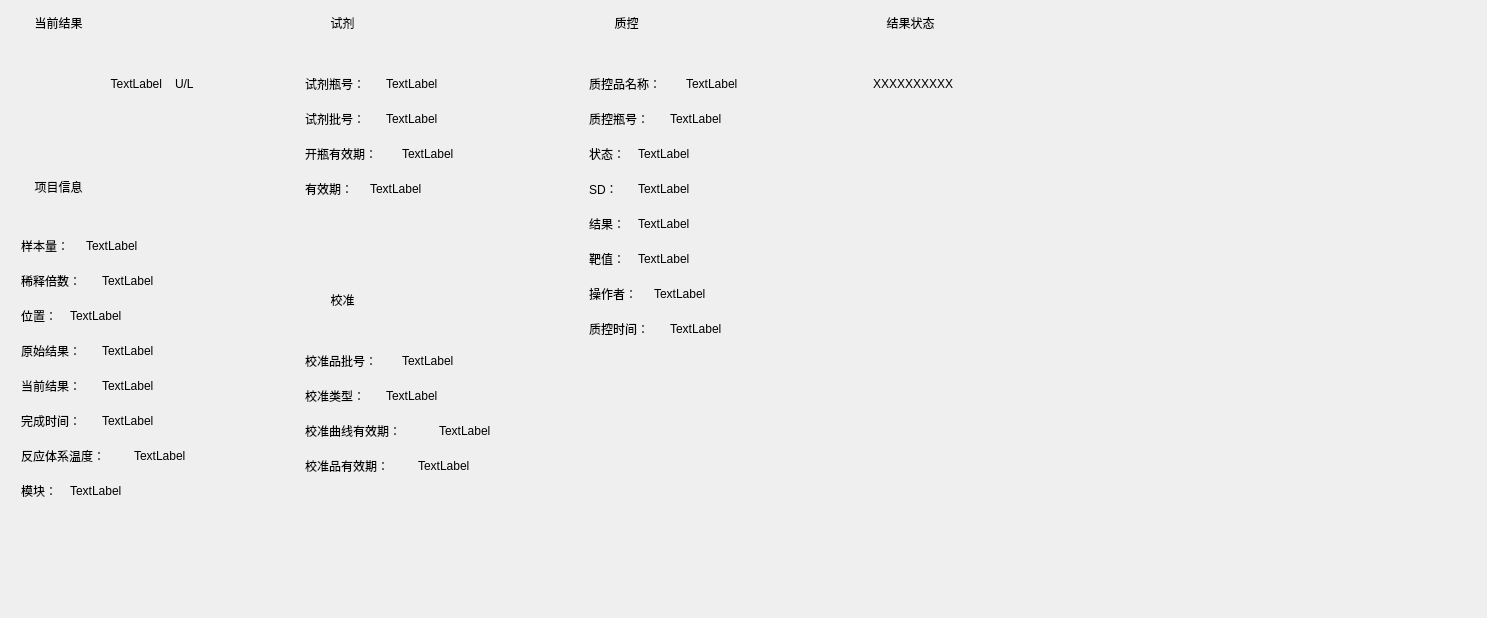
<?xml version="1.0" encoding="UTF-8"?>
<ui version="4.0">
 <class>QResultDataShowWidget</class>
 <widget class="QWidget" name="QResultDataShowWidget">
  <property name="geometry">
   <rect>
    <x>0</x>
    <y>0</y>
    <width>1487</width>
    <height>618</height>
   </rect>
  </property>
  <property name="windowTitle">
   <string>QResultDataShowWidget</string>
  </property>
  <widget class="QWidget" name="result_widget_0" native="true">
   <property name="geometry">
    <rect>
     <x>5</x>
     <y>4</y>
     <width>280</width>
     <height>160</height>
    </rect>
   </property>
   <property name="styleSheet">
    <string notr="true"/>
   </property>
   <property name="borders" stdset="0">
    <string notr="true">all</string>
   </property>
   <widget class="QLabel" name="result_label_0">
    <property name="geometry">
     <rect>
      <x>37</x>
      <y>54</y>
      <width>120</width>
      <height>51</height>
     </rect>
    </property>
    <property name="styleSheet">
     <string notr="true"/>
    </property>
    <property name="text">
     <string>TextLabel</string>
    </property>
    <property name="alignment">
     <set>Qt::AlignRight|Qt::AlignTrailing|Qt::AlignVCenter</set>
    </property>
    <property name="fonts" stdset="0">
     <string notr="true">36</string>
    </property>
    <property name="colors" stdset="0">
     <string notr="true">red</string>
    </property>
   </widget>
   <widget class="QLabel" name="result">
    <property name="geometry">
     <rect>
      <x>1</x>
      <y>1</y>
      <width>105</width>
      <height>35</height>
     </rect>
    </property>
    <property name="text">
     <string>当前结果</string>
    </property>
    <property name="alignment">
     <set>Qt::AlignCenter</set>
    </property>
    <property name="titles" stdset="0">
     <string notr="true">sub_tit_right_angle</string>
    </property>
   </widget>
  </widget>
  <widget class="QWidget" name="item_widget_1" native="true">
   <property name="geometry">
    <rect>
     <x>5</x>
     <y>168</y>
     <width>280</width>
     <height>363</height>
    </rect>
   </property>
   <property name="borders" stdset="0">
    <string notr="true">all</string>
   </property>
   <widget class="QLabel" name="suckvol_type_0">
    <property name="geometry">
     <rect>
      <x>81</x>
      <y>68</y>
      <width>150</width>
      <height>20</height>
     </rect>
    </property>
    <property name="text">
     <string>TextLabel</string>
    </property>
    <property name="fonts" stdset="0">
     <string notr="true">16</string>
    </property>
   </widget>
   <widget class="QLabel" name="dilutionFactor_1">
    <property name="geometry">
     <rect>
      <x>97</x>
      <y>103</y>
      <width>150</width>
      <height>20</height>
     </rect>
    </property>
    <property name="text">
     <string>TextLabel</string>
    </property>
    <property name="fonts" stdset="0">
     <string notr="true">16</string>
    </property>
   </widget>
   <widget class="QLabel" name="sample_postion_2">
    <property name="geometry">
     <rect>
      <x>65</x>
      <y>138</y>
      <width>150</width>
      <height>20</height>
     </rect>
    </property>
    <property name="text">
     <string>TextLabel</string>
    </property>
    <property name="fonts" stdset="0">
     <string notr="true">16</string>
    </property>
   </widget>
   <widget class="QLabel" name="current_result_4">
    <property name="geometry">
     <rect>
      <x>97</x>
      <y>208</y>
      <width>150</width>
      <height>20</height>
     </rect>
    </property>
    <property name="text">
     <string>TextLabel</string>
    </property>
    <property name="fonts" stdset="0">
     <string notr="true">16</string>
    </property>
   </widget>
   <widget class="QLabel" name="origin_result_3">
    <property name="geometry">
     <rect>
      <x>97</x>
      <y>173</y>
      <width>150</width>
      <height>20</height>
     </rect>
    </property>
    <property name="text">
     <string>TextLabel</string>
    </property>
    <property name="fonts" stdset="0">
     <string notr="true">16</string>
    </property>
   </widget>
   <widget class="QLabel" name="finished_time_5">
    <property name="geometry">
     <rect>
      <x>97</x>
      <y>243</y>
      <width>170</width>
      <height>20</height>
     </rect>
    </property>
    <property name="text">
     <string>TextLabel</string>
    </property>
    <property name="fonts" stdset="0">
     <string notr="true">16</string>
    </property>
   </widget>
   <widget class="QLabel" name="device_module_7">
    <property name="geometry">
     <rect>
      <x>65</x>
      <y>313</y>
      <width>150</width>
      <height>20</height>
     </rect>
    </property>
    <property name="text">
     <string>TextLabel</string>
    </property>
    <property name="fonts" stdset="0">
     <string notr="true">16</string>
    </property>
   </widget>
   <widget class="QLabel" name="temperature_6">
    <property name="geometry">
     <rect>
      <x>129</x>
      <y>278</y>
      <width>150</width>
      <height>20</height>
     </rect>
    </property>
    <property name="text">
     <string>TextLabel</string>
    </property>
    <property name="fonts" stdset="0">
     <string notr="true">16</string>
    </property>
   </widget>
   <widget class="QLabel" name="suckvol">
    <property name="geometry">
     <rect>
      <x>16</x>
      <y>68</y>
      <width>60</width>
      <height>20</height>
     </rect>
    </property>
    <property name="text">
     <string>样本量： </string>
    </property>
    <property name="fonts" stdset="0">
     <string notr="true">16</string>
    </property>
   </widget>
   <widget class="QLabel" name="dilutionFactor">
    <property name="geometry">
     <rect>
      <x>16</x>
      <y>103</y>
      <width>80</width>
      <height>20</height>
     </rect>
    </property>
    <property name="text">
     <string>稀释倍数：</string>
    </property>
    <property name="fonts" stdset="0">
     <string notr="true">16</string>
    </property>
   </widget>
   <widget class="QLabel" name="sample">
    <property name="geometry">
     <rect>
      <x>16</x>
      <y>138</y>
      <width>45</width>
      <height>20</height>
     </rect>
    </property>
    <property name="text">
     <string>位置：</string>
    </property>
    <property name="fonts" stdset="0">
     <string notr="true">16</string>
    </property>
   </widget>
   <widget class="QLabel" name="origin">
    <property name="geometry">
     <rect>
      <x>16</x>
      <y>173</y>
      <width>80</width>
      <height>20</height>
     </rect>
    </property>
    <property name="text">
     <string>原始结果：</string>
    </property>
    <property name="fonts" stdset="0">
     <string notr="true">16</string>
    </property>
   </widget>
   <widget class="QLabel" name="current">
    <property name="geometry">
     <rect>
      <x>16</x>
      <y>208</y>
      <width>80</width>
      <height>20</height>
     </rect>
    </property>
    <property name="text">
     <string>当前结果：</string>
    </property>
    <property name="fonts" stdset="0">
     <string notr="true">16</string>
    </property>
   </widget>
   <widget class="QLabel" name="finished">
    <property name="geometry">
     <rect>
      <x>16</x>
      <y>243</y>
      <width>80</width>
      <height>20</height>
     </rect>
    </property>
    <property name="text">
     <string>完成时间：</string>
    </property>
    <property name="fonts" stdset="0">
     <string notr="true">16</string>
    </property>
   </widget>
   <widget class="QLabel" name="temperature">
    <property name="geometry">
     <rect>
      <x>16</x>
      <y>278</y>
      <width>110</width>
      <height>20</height>
     </rect>
    </property>
    <property name="text">
     <string>反应体系温度：</string>
    </property>
    <property name="fonts" stdset="0">
     <string notr="true">16</string>
    </property>
   </widget>
   <widget class="QLabel" name="device">
    <property name="geometry">
     <rect>
      <x>16</x>
      <y>313</y>
      <width>45</width>
      <height>20</height>
     </rect>
    </property>
    <property name="text">
     <string>模块：</string>
    </property>
    <property name="fonts" stdset="0">
     <string notr="true">16</string>
    </property>
   </widget>
   <widget class="QLabel" name="item">
    <property name="geometry">
     <rect>
      <x>1</x>
      <y>1</y>
      <width>105</width>
      <height>35</height>
     </rect>
    </property>
    <property name="text">
     <string>项目信息</string>
    </property>
    <property name="alignment">
     <set>Qt::AlignCenter</set>
    </property>
    <property name="titles" stdset="0">
     <string notr="true">sub_tit_right_angle</string>
    </property>
   </widget>
  </widget>
  <widget class="QWidget" name="reagent_2" native="true">
   <property name="geometry">
    <rect>
     <x>289</x>
     <y>4</y>
     <width>280</width>
     <height>273</height>
    </rect>
   </property>
   <property name="borders" stdset="0">
    <string notr="true">all</string>
   </property>
   <widget class="QLabel" name="expire_day_2">
    <property name="geometry">
     <rect>
      <x>113</x>
      <y>140</y>
      <width>150</width>
      <height>20</height>
     </rect>
    </property>
    <property name="text">
     <string>TextLabel</string>
    </property>
    <property name="fonts" stdset="0">
     <string notr="true">16</string>
    </property>
   </widget>
   <widget class="QLabel" name="reagent_expired_date_3">
    <property name="geometry">
     <rect>
      <x>81</x>
      <y>175</y>
      <width>150</width>
      <height>20</height>
     </rect>
    </property>
    <property name="text">
     <string>TextLabel</string>
    </property>
    <property name="fonts" stdset="0">
     <string notr="true">16</string>
    </property>
   </widget>
   <widget class="QLabel" name="reagent_lot_1">
    <property name="geometry">
     <rect>
      <x>97</x>
      <y>105</y>
      <width>150</width>
      <height>20</height>
     </rect>
    </property>
    <property name="text">
     <string>TextLabel</string>
    </property>
    <property name="fonts" stdset="0">
     <string notr="true">16</string>
    </property>
   </widget>
   <widget class="QLabel" name="reagent_sn_0">
    <property name="geometry">
     <rect>
      <x>97</x>
      <y>70</y>
      <width>150</width>
      <height>20</height>
     </rect>
    </property>
    <property name="text">
     <string>TextLabel</string>
    </property>
    <property name="fonts" stdset="0">
     <string notr="true">16</string>
    </property>
   </widget>
   <widget class="QLabel" name="reagentSn">
    <property name="geometry">
     <rect>
      <x>16</x>
      <y>70</y>
      <width>80</width>
      <height>20</height>
     </rect>
    </property>
    <property name="text">
     <string>试剂瓶号：</string>
    </property>
    <property name="fonts" stdset="0">
     <string notr="true">16</string>
    </property>
   </widget>
   <widget class="QLabel" name="reagentlot">
    <property name="geometry">
     <rect>
      <x>16</x>
      <y>105</y>
      <width>80</width>
      <height>20</height>
     </rect>
    </property>
    <property name="text">
     <string>试剂批号：</string>
    </property>
    <property name="fonts" stdset="0">
     <string notr="true">16</string>
    </property>
   </widget>
   <widget class="QLabel" name="expireDay">
    <property name="geometry">
     <rect>
      <x>16</x>
      <y>140</y>
      <width>90</width>
      <height>20</height>
     </rect>
    </property>
    <property name="text">
     <string>开瓶有效期：</string>
    </property>
    <property name="fonts" stdset="0">
     <string notr="true">16</string>
    </property>
   </widget>
   <widget class="QLabel" name="reagentExpired">
    <property name="geometry">
     <rect>
      <x>16</x>
      <y>175</y>
      <width>60</width>
      <height>20</height>
     </rect>
    </property>
    <property name="text">
     <string>有效期：</string>
    </property>
    <property name="fonts" stdset="0">
     <string notr="true">16</string>
    </property>
   </widget>
   <widget class="QLabel" name="reagent">
    <property name="geometry">
     <rect>
      <x>1</x>
      <y>1</y>
      <width>105</width>
      <height>35</height>
     </rect>
    </property>
    <property name="text">
     <string>试剂</string>
    </property>
    <property name="alignment">
     <set>Qt::AlignCenter</set>
    </property>
    <property name="titles" stdset="0">
     <string notr="true">sub_tit_right_angle</string>
    </property>
   </widget>
  </widget>
  <widget class="QWidget" name="cali_widget_3" native="true">
   <property name="geometry">
    <rect>
     <x>289</x>
     <y>281</y>
     <width>280</width>
     <height>250</height>
    </rect>
   </property>
   <property name="styleSheet">
    <string notr="true"/>
   </property>
   <property name="borders" stdset="0">
    <string notr="true">all</string>
   </property>
   <widget class="QLabel" name="cali_curve_days_2">
    <property name="geometry">
     <rect>
      <x>150</x>
      <y>140</y>
      <width>130</width>
      <height>20</height>
     </rect>
    </property>
    <property name="text">
     <string>TextLabel</string>
    </property>
    <property name="fonts" stdset="0">
     <string notr="true">16</string>
    </property>
   </widget>
   <widget class="QLabel" name="cali_expired_day_3">
    <property name="geometry">
     <rect>
      <x>129</x>
      <y>175</y>
      <width>150</width>
      <height>20</height>
     </rect>
    </property>
    <property name="text">
     <string>TextLabel</string>
    </property>
    <property name="fonts" stdset="0">
     <string notr="true">16</string>
    </property>
   </widget>
   <widget class="QLabel" name="cali_type_1">
    <property name="geometry">
     <rect>
      <x>97</x>
      <y>105</y>
      <width>150</width>
      <height>20</height>
     </rect>
    </property>
    <property name="text">
     <string>TextLabel</string>
    </property>
    <property name="fonts" stdset="0">
     <string notr="true">16</string>
    </property>
   </widget>
   <widget class="QLabel" name="cali_lot_0">
    <property name="geometry">
     <rect>
      <x>113</x>
      <y>70</y>
      <width>150</width>
      <height>20</height>
     </rect>
    </property>
    <property name="text">
     <string>TextLabel</string>
    </property>
    <property name="fonts" stdset="0">
     <string notr="true">16</string>
    </property>
   </widget>
   <widget class="QLabel" name="caliLot">
    <property name="geometry">
     <rect>
      <x>16</x>
      <y>70</y>
      <width>90</width>
      <height>20</height>
     </rect>
    </property>
    <property name="text">
     <string>校准品批号：</string>
    </property>
    <property name="fonts" stdset="0">
     <string notr="true">16</string>
    </property>
   </widget>
   <widget class="QLabel" name="caliType">
    <property name="geometry">
     <rect>
      <x>16</x>
      <y>105</y>
      <width>80</width>
      <height>20</height>
     </rect>
    </property>
    <property name="text">
     <string>校准类型：</string>
    </property>
    <property name="fonts" stdset="0">
     <string notr="true">16</string>
    </property>
   </widget>
   <widget class="QLabel" name="caliCurveDays">
    <property name="geometry">
     <rect>
      <x>16</x>
      <y>140</y>
      <width>120</width>
      <height>20</height>
     </rect>
    </property>
    <property name="text">
     <string>校准曲线有效期：</string>
    </property>
    <property name="fonts" stdset="0">
     <string notr="true">16</string>
    </property>
   </widget>
   <widget class="QLabel" name="caliExpiredDay">
    <property name="geometry">
     <rect>
      <x>16</x>
      <y>175</y>
      <width>110</width>
      <height>20</height>
     </rect>
    </property>
    <property name="text">
     <string>校准品有效期：</string>
    </property>
    <property name="fonts" stdset="0">
     <string notr="true">16</string>
    </property>
   </widget>
   <widget class="QLabel" name="cali">
    <property name="geometry">
     <rect>
      <x>1</x>
      <y>1</y>
      <width>105</width>
      <height>35</height>
     </rect>
    </property>
    <property name="text">
     <string>校准</string>
    </property>
    <property name="alignment">
     <set>Qt::AlignCenter</set>
    </property>
    <property name="titles" stdset="0">
     <string notr="true">sub_tit_right_angle</string>
    </property>
   </widget>
  </widget>
  <widget class="QWidget" name="qualify_widget_4" native="true">
   <property name="geometry">
    <rect>
     <x>573</x>
     <y>4</y>
     <width>280</width>
     <height>527</height>
    </rect>
   </property>
   <property name="styleSheet">
    <string notr="true"/>
   </property>
   <property name="borders" stdset="0">
    <string notr="true">all</string>
   </property>
   <widget class="QLabel" name="qualify_result_4">
    <property name="geometry">
     <rect>
      <x>65</x>
      <y>210</y>
      <width>150</width>
      <height>20</height>
     </rect>
    </property>
    <property name="text">
     <string>TextLabel</string>
    </property>
    <property name="fonts" stdset="0">
     <string notr="true">16</string>
    </property>
   </widget>
   <widget class="QLabel" name="qualify_time_7">
    <property name="geometry">
     <rect>
      <x>97</x>
      <y>315</y>
      <width>150</width>
      <height>20</height>
     </rect>
    </property>
    <property name="text">
     <string>TextLabel</string>
    </property>
    <property name="fonts" stdset="0">
     <string notr="true">16</string>
    </property>
   </widget>
   <widget class="QLabel" name="qualify_status_2">
    <property name="geometry">
     <rect>
      <x>65</x>
      <y>140</y>
      <width>150</width>
      <height>20</height>
     </rect>
    </property>
    <property name="text">
     <string>TextLabel</string>
    </property>
    <property name="fonts" stdset="0">
     <string notr="true">16</string>
    </property>
   </widget>
   <widget class="QLabel" name="qualify_sd_3">
    <property name="geometry">
     <rect>
      <x>65</x>
      <y>175</y>
      <width>150</width>
      <height>20</height>
     </rect>
    </property>
    <property name="text">
     <string>TextLabel</string>
    </property>
    <property name="fonts" stdset="0">
     <string notr="true">16</string>
    </property>
   </widget>
   <widget class="QLabel" name="qualify_sn_1">
    <property name="geometry">
     <rect>
      <x>97</x>
      <y>105</y>
      <width>150</width>
      <height>20</height>
     </rect>
    </property>
    <property name="text">
     <string>TextLabel</string>
    </property>
    <property name="fonts" stdset="0">
     <string notr="true">16</string>
    </property>
   </widget>
   <widget class="QLabel" name="qualify_name_0">
    <property name="geometry">
     <rect>
      <x>113</x>
      <y>70</y>
      <width>150</width>
      <height>20</height>
     </rect>
    </property>
    <property name="text">
     <string>TextLabel</string>
    </property>
    <property name="fonts" stdset="0">
     <string notr="true">16</string>
    </property>
   </widget>
   <widget class="QLabel" name="qualify_operator_6">
    <property name="geometry">
     <rect>
      <x>81</x>
      <y>280</y>
      <width>150</width>
      <height>20</height>
     </rect>
    </property>
    <property name="text">
     <string>TextLabel</string>
    </property>
    <property name="fonts" stdset="0">
     <string notr="true">16</string>
    </property>
   </widget>
   <widget class="QLabel" name="qualify_target_5">
    <property name="geometry">
     <rect>
      <x>65</x>
      <y>245</y>
      <width>150</width>
      <height>20</height>
     </rect>
    </property>
    <property name="text">
     <string>TextLabel</string>
    </property>
    <property name="fonts" stdset="0">
     <string notr="true">16</string>
    </property>
   </widget>
   <widget class="QLabel" name="qualifyName">
    <property name="geometry">
     <rect>
      <x>16</x>
      <y>70</y>
      <width>90</width>
      <height>20</height>
     </rect>
    </property>
    <property name="text">
     <string>质控品名称：</string>
    </property>
    <property name="fonts" stdset="0">
     <string notr="true">16</string>
    </property>
   </widget>
   <widget class="QLabel" name="qualifySn">
    <property name="geometry">
     <rect>
      <x>16</x>
      <y>105</y>
      <width>80</width>
      <height>20</height>
     </rect>
    </property>
    <property name="text">
     <string>质控瓶号：</string>
    </property>
    <property name="fonts" stdset="0">
     <string notr="true">16</string>
    </property>
   </widget>
   <widget class="QLabel" name="qualifyStatus">
    <property name="geometry">
     <rect>
      <x>16</x>
      <y>140</y>
      <width>45</width>
      <height>20</height>
     </rect>
    </property>
    <property name="text">
     <string>状态：</string>
    </property>
    <property name="fonts" stdset="0">
     <string notr="true">16</string>
    </property>
   </widget>
   <widget class="QLabel" name="qualifySd">
    <property name="geometry">
     <rect>
      <x>16</x>
      <y>175</y>
      <width>60</width>
      <height>20</height>
     </rect>
    </property>
    <property name="text">
     <string>SD：</string>
    </property>
    <property name="fonts" stdset="0">
     <string notr="true">16</string>
    </property>
   </widget>
   <widget class="QLabel" name="qualifyResult">
    <property name="geometry">
     <rect>
      <x>16</x>
      <y>210</y>
      <width>45</width>
      <height>20</height>
     </rect>
    </property>
    <property name="text">
     <string>结果：</string>
    </property>
    <property name="fonts" stdset="0">
     <string notr="true">16</string>
    </property>
   </widget>
   <widget class="QLabel" name="qualifyTarget">
    <property name="geometry">
     <rect>
      <x>16</x>
      <y>245</y>
      <width>45</width>
      <height>20</height>
     </rect>
    </property>
    <property name="text">
     <string>靶值：</string>
    </property>
    <property name="fonts" stdset="0">
     <string notr="true">16</string>
    </property>
   </widget>
   <widget class="QLabel" name="qualifyOperator">
    <property name="geometry">
     <rect>
      <x>16</x>
      <y>280</y>
      <width>60</width>
      <height>20</height>
     </rect>
    </property>
    <property name="text">
     <string>操作者：</string>
    </property>
    <property name="fonts" stdset="0">
     <string notr="true">16</string>
    </property>
   </widget>
   <widget class="QLabel" name="qualifyTime">
    <property name="geometry">
     <rect>
      <x>16</x>
      <y>315</y>
      <width>80</width>
      <height>20</height>
     </rect>
    </property>
    <property name="text">
     <string>质控时间：</string>
    </property>
    <property name="fonts" stdset="0">
     <string notr="true">16</string>
    </property>
   </widget>
   <widget class="QLabel" name="qualify">
    <property name="geometry">
     <rect>
      <x>1</x>
      <y>1</y>
      <width>105</width>
      <height>35</height>
     </rect>
    </property>
    <property name="text">
     <string>质控</string>
    </property>
    <property name="alignment">
     <set>Qt::AlignCenter</set>
    </property>
    <property name="titles" stdset="0">
     <string notr="true">sub_tit_right_angle</string>
    </property>
   </widget>
  </widget>
  <widget class="QWidget" name="status" native="true">
   <property name="geometry">
    <rect>
     <x>857</x>
     <y>4</y>
     <width>409</width>
     <height>527</height>
    </rect>
   </property>
   <property name="styleSheet">
    <string notr="true"/>
   </property>
   <property name="borders" stdset="0">
    <string notr="true">all</string>
   </property>
   <widget class="QLabel" name="result_label_1">
    <property name="geometry">
     <rect>
      <x>16</x>
      <y>70</y>
      <width>161</width>
      <height>20</height>
     </rect>
    </property>
    <property name="text">
     <string>XXXXXXXXXX</string>
    </property>
   </widget>
   <widget class="QLabel" name="statusTit">
    <property name="geometry">
     <rect>
      <x>1</x>
      <y>1</y>
      <width>105</width>
      <height>35</height>
     </rect>
    </property>
    <property name="text">
     <string>结果状态</string>
    </property>
    <property name="alignment">
     <set>Qt::AlignCenter</set>
    </property>
    <property name="titles" stdset="0">
     <string notr="true">sub_tit_right_angle</string>
    </property>
   </widget>
  </widget>
  <widget class="QLabel" name="label">
   <property name="geometry">
    <rect>
     <x>175</x>
     <y>74</y>
     <width>54</width>
     <height>20</height>
    </rect>
   </property>
   <property name="text">
    <string>U/L</string>
   </property>
   <property name="fonts" stdset="0">
    <string notr="true">16</string>
   </property>
  </widget>
 </widget>
 <layoutdefault spacing="6" margin="11"/>
 <resources/>
 <connections/>
</ui>
